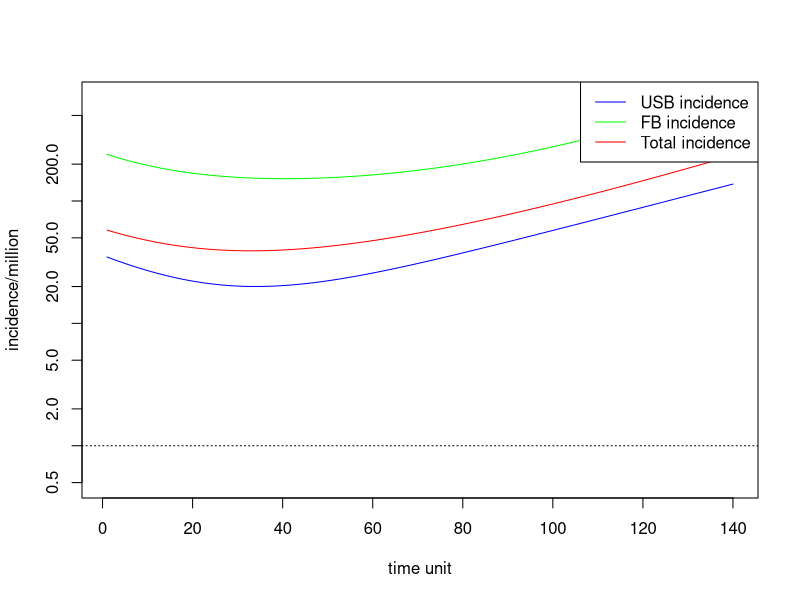

Source code (R):
#Variables
mu0 <- 1/78       #Natural mortality rate USB per year
mu1 <-1/53        #Natural mortality rate FB per year
ro <- 0.018       #USB birth rate per year
alpha <- 0.005    #FB birth rate per year
p <- 0.103        #Fraction of new infections which are acute (fast progressors)
vF <- 1.5         #Progression rate of acute infection per year
l0 <- 0.015       #Prevalence of LTBI in the USB population in 2000
l1 <- 0.211       #Prevalence of LTBI in the FB population in 2000: 
r0 <- 0.667       #Fraction of cases due to reactivation in the USB population
r1 <- 0.780       #Fraction of cases due to reactivation in the FB population
vL0 <- 0.0014     #Progression rate for reactivation (chronic LTBI) in the USB population per year
vL1 <- 0.0010     #Progression rate for reactivation (chronic LTBI) in the FB population per year
q <- 0.708        #Fraction of infections progressing to infectious disease
mud <- 0.115      #Mortality rate due to TB per year
x <- 0.111        #Fraction of re-infected chronic LTBI moving to acute infection
f <- 0.187        #Fraction of FB arrivals with LTBI
ARI0 <- 0.030/100 #Annual risk of infection for USB in 2000
beta <- 10.39     #Effective contact rate per year
e0 <- 0.965       #Fraction of preferred contacts with own population for USB
e1 <-0.985        #Fraction of preferred contacts with own population for FB
g <- 0.0047       #Fraction of FB arrivals with LTBI who are fast progressors
                  #Cumulative fraction self-cure and treatment of active disease for both populations: 0.897
phi0 <- 1.114     #Cumulative fraction self-cure and treatment of active disease for both populations pre year RATES (USB)
phi1 <- 1.167     #Cumulative fraction self-cure and treatment of active disease for both populations pre year RATES (FB)
                  #Cumulative fraction of treatment for acute infection for both populations: 0.461
sigmaF0 <- 1.296  #Cumulative fraction of treatment for acute infection for both populations per year RATES (USB)
sigmaF1 <- 1.301  #Cumulative fraction of treatment for acute infection for both populations per year RATES (FB)
sigmaL <- 0.057   #Treatment rate for chronic LTBI per year
deltat <- 0.719     #The length of each time step (years)
totT <- 100       #In years
T <- totT/deltat  #Time steps

#arrays of compartment values
S0 <- S1 <- F0 <- F1 <- L0 <- L1 <- I0 <- I1 <- J0 <- J1 <- N0 <- N1 <- rep(0,T)

#Initial Values
#Total population
N0[1] <- 250	# in millions USB
N1[1] <- 31.4	# in millions FB

#Acute (Fast) LTBI
#F0[1] <- p*l0*N0[1]
#F1[1] <- p*l1*N1[1]
	F0[1] <- (1-r0)*(.008714)/vF
	F1[1] <- (1-r1)*(.007554)/vF
#Chronic (Long) LTBI
#L0[1] <- (1-p)*l0*N0[1]
#L1[1] <- (1-p)*l1*N1[1]
	L0[1] <- r0*(.008714)/vL0
	L1[1] <- r1*(.007554)/vL1
#New Cases in Population i
newCases0 <- L0[1]*vL0/r0
newCases1 <- L1[1]*vL1/r1
#Infectious TB
I0[1] <- q*newCases0/(mu0 + mud + phi0)
I1[1] <- q*newCases1/(mu1 + mud + phi1)
#Non-Infectious TB
J0[1] <- (1-q)*newCases0/(mu0 + mud + phi0)
J1[1] <- (1-q)*newCases1/(mu1 + mud + phi1)
#Susceptible
S0[1] <- N0[1] - F0[1] - L0[1] - I0[1] - J0[1]
S1[1] <- N1[1] - F1[1] - L1[1] - I1[1] - J1[1]

for (i in 1:T){
        #N0[i+1] = N0[i] + (ro - mu0)*N0[i] + ro*N1[i] - mud*(I0[i]+J0[i])
        #N1[i+1] = N1[i] + alpha*N0[i] + (alpha - mu1)*N1[i] - mud*(I1[i]+J1[i])

        c01 <- (1-e0)*((1-e1)*N1[i])/((1-e0)*N0[i] + (1-e1)*N1[i])
        c00 <- 1 - c01
        c10 <- (1-e1)*((1-e0)*N0[i])/((1-e0)*N0[i] + (1-e1)*N1[i])
        c11 <- 1 - c10

	lambda0 <- beta*(c00*(I0[i]/N0[i]) + c01*(I1[i]/N1[i]))
	lambda1 <- beta*(c10*(I0[i]/N0[i]) + c11*(I1[i]/N1[i]))
	
	dS0dti <- (ro*(N0[i]+N1[i]) + sigmaF0*F0[i] + sigmaL*L0[i] + phi0*(I0[i]+J0[i]) - (lambda0+mu0)*S0[i])
	dF0dti <- (p*lambda0*S0[i] + x*p*lambda0*L0[i] - (mu0 + vF + sigmaF0)*F0[i] )
	dL0dti <- ((1-p)*lambda0*S0[i] - (x*p*lambda0+mu0+vL0+sigmaL)*L0[i])
	dI0dti <- (q*(vF*F0[i] + vL0*L0[i]) - (mu0 + mud + phi0)*I0[i])
	dJ0dti <- ((1-q)*(vF*F0[i]+vL0*L0[i]) - (mu0 + mud + phi0)*J0[i])
	dS1dti <- ((1-f)*alpha*(N0[i]+N1[i]) + sigmaF1*F1[i] + sigmaL*L1[i] + phi1*(I1[i] + J1[i]) - lambda1*S1[i] - mu1*S1[i])
	dF1dti <- (g*p*f*alpha*(N0[i]+N1[i]) + p*lambda1*S1[i] + x*p*lambda1*L1[i] - (mu1 + vF + sigmaF1)*F1[i])
	dL1dti <- ((1-g*p)*f*alpha*(N0[i]+N1[i]) + (1-p)*lambda1*S1[i] - x*p*lambda1*L1[i] - (mu1 + vL1 +sigmaL)*L1[i])
	dI1dti <- (q*(vF*F1[i] + vL1*L1[i]) - (mu1 + mud + phi1)*I1[i])
	dJ1dti <- ((1-q)*(vF*F1[i] + vL1*L1[i]) - (mu1 + mud + phi1)*J1[i])

	S0quadPart <- (deltat^2/2)*((sigmaF0*dF0dti + sigmaL*dL0dti + phi0*(dI0dti+dJ0dti)) - (dS0dti*(lambda0+mu0)))
	F0quadPart <- (deltat^2/2)*((p*lambda0*dS0dti + x*p*lambda0*dL0dti) - ((mu0 + vF + sigmaF0)*dF0dti) )
	L0quadPart <- (deltat^2/2)*(((1-p)*lambda0*dS0dti) - ((x*p*lambda0+mu0+vL0+sigmaL)*dL0dti))
	I0quadPart <- (deltat^2/2)*((q*(vF*dF0dti + vL0*dL0dti)) - ((mu0 + mud + phi0)*dI0dti))
	J0quadPart <- (deltat^2/2)*(((1-q)*(vF*dF0dti+vL0*dL0dti)) - ((mu0 + mud + phi0)*dJ0dti))
	S1quadPart <- (deltat^2/2)*((sigmaF1*dF1dti + sigmaL*dL1dti + phi1*(dI1dti + dJ1dti)) - ((lambda1+mu1)*dS1dti))
	F1quadPart <- (deltat^2/2)*((p*lambda1*dS1dti + x*p*lambda1*dL1dti) - ((mu1 + vF + sigmaF1)*dF1dti))
	L1quadPart <- (deltat^2/2)*(((1-p)*lambda1*dS1dti) - ((x*p*lambda1 + mu1 + vL1 +sigmaL)*dL1dti))
	I1quadPart <- (deltat^2/2)*((q*(vF*dF1dti + vL1*dL1dti)) - ((mu1 + mud + phi1)*dI1dti))
	J1quadPart <- (deltat^2/2)*(((1-q)*(vF*dF1dti + vL1*dL1dti)) - ((mu1 + mud + phi1)*dJ1dti))

	S0[i+1] <- S0[i] + deltat*dS0dti + S0quadPart
	F0[i+1] <- F0[i] + deltat*dF0dti + F0quadPart
	L0[i+1] <- L0[i] + deltat*dL0dti + L0quadPart
	I0[i+1] <- I0[i] + deltat*dI0dti + I0quadPart
	J0[i+1] <- J0[i] + deltat*dJ0dti + J0quadPart
	S1[i+1] <- S1[i] + deltat*dS1dti + S1quadPart
	F1[i+1] <- F1[i] + deltat*dF1dti + F1quadPart
	L1[i+1] <- L1[i] + deltat*dL1dti + L1quadPart
	I1[i+1] <- I1[i] + deltat*dI1dti + I1quadPart
	J1[i+1] <- J1[i] + deltat*dJ1dti + J1quadPart
	
	N0[i+1] <- S0[i+1]+F0[i+1]+L0[i+1]+I0[i+1]+J0[i+1]
	N1[i+1] <- S1[i+1]+F1[i+1]+L1[i+1]+I1[i+1]+J1[i+1]
}

# calculate incidence
IN0 <- 1e6 * (vF*F0 + vL0*L0)/N0
IN1 <- 1e6 * (vF*F1 + vL1*L1)/N1
INall <- 1e6 * (vF*(F0 + F1) + vL0*L0 + vL1*L1)/(N0 + N1)

#plot incidence data
#xlab, ylab  --> labels for x-, y-axes
#log='y'     --> use logarithmic scale
#ylim=yrange --> ensure we show all data
#type="l"    --> draw line connecting data points
#col="blue"  --> color of graph
#lines() plots data in the same window as the first plot() command
yrange <- range(c(0.5,IN0,IN1,INall))
plot(IN0, xlab='time unit', ylab='incidence/million', log='y', ylim=yrange, type="l", col="blue")
lines(IN1, type="l", col="green")
lines(INall, type="l", col="red")

#WHO target incidence line
abline(h = 1, lty = 'dotted')

#I'm sure there's a better way to do legend()...
legend('topright', legend=c('USB incidence', 'FB incidence', 'Total incidence'), col=c("blue", "green", "red"), lty=c(1,1,1))
